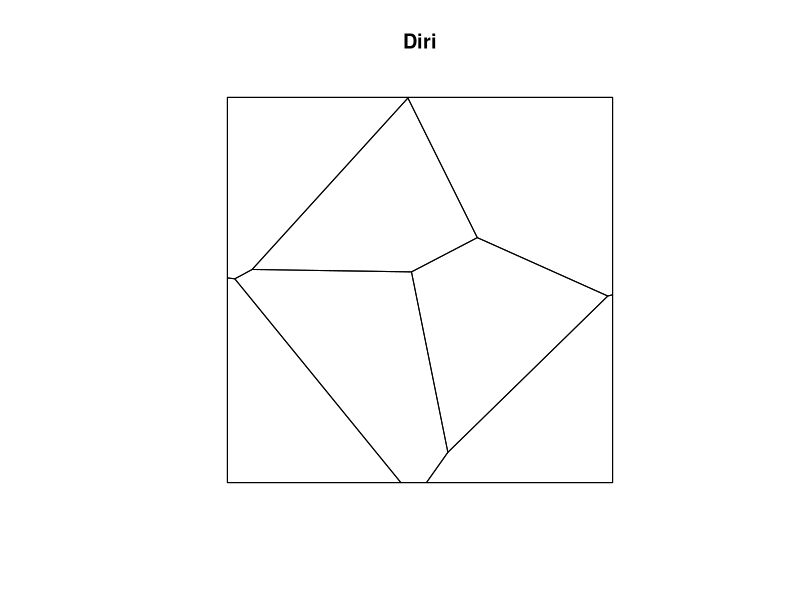
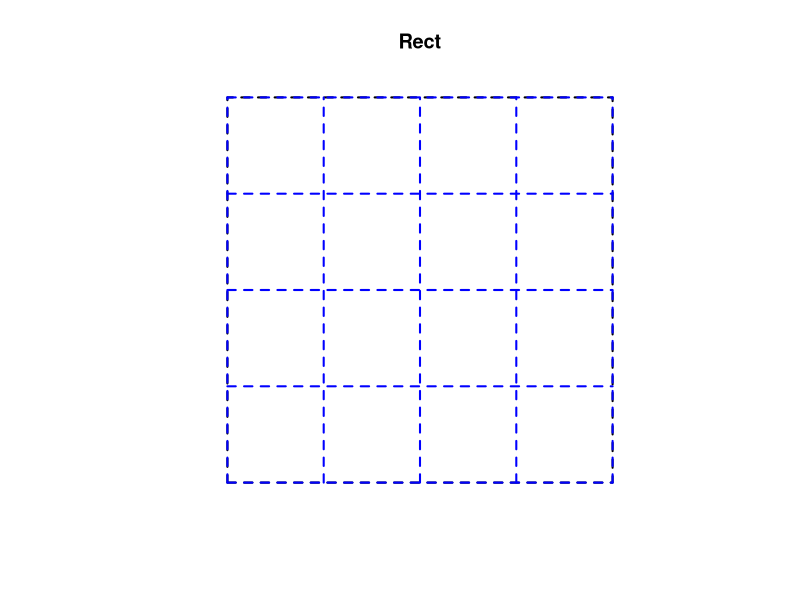
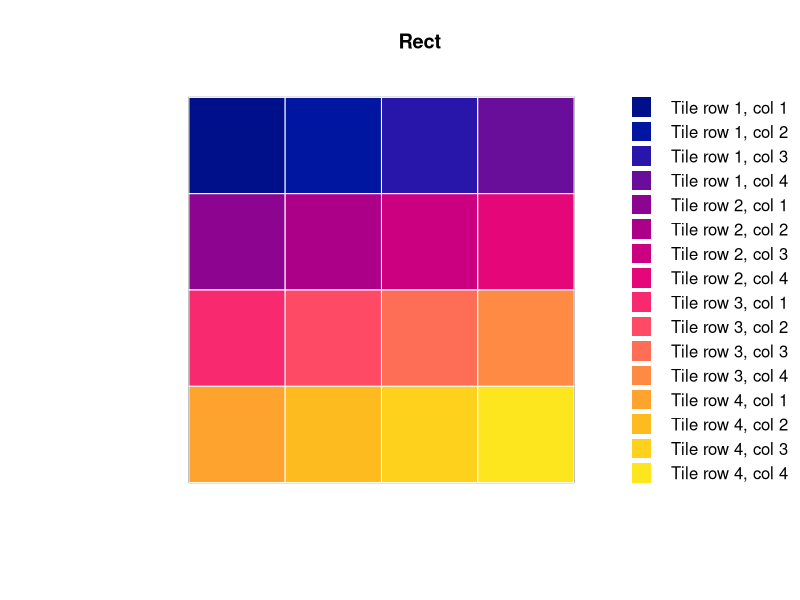
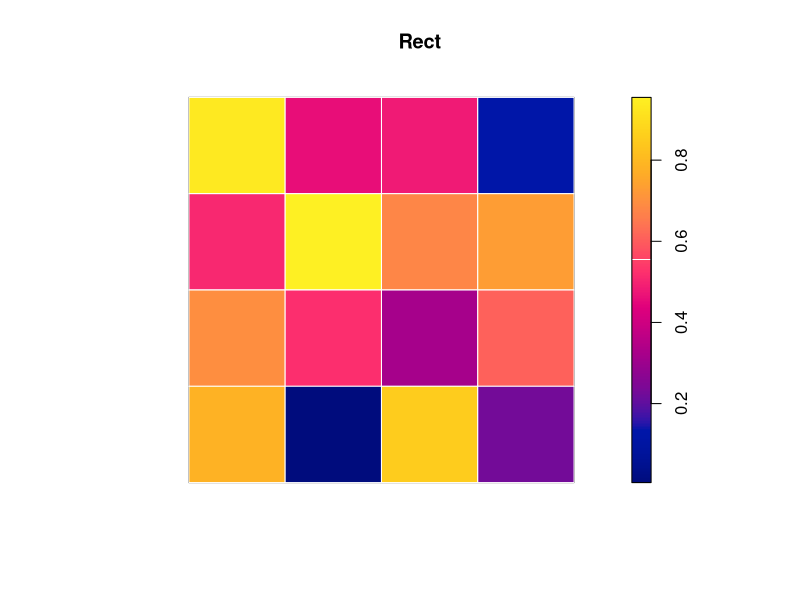
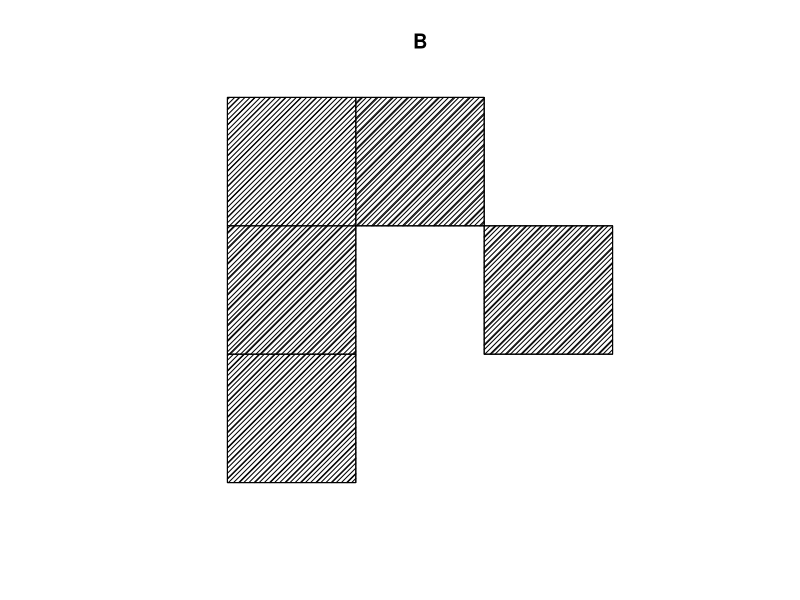
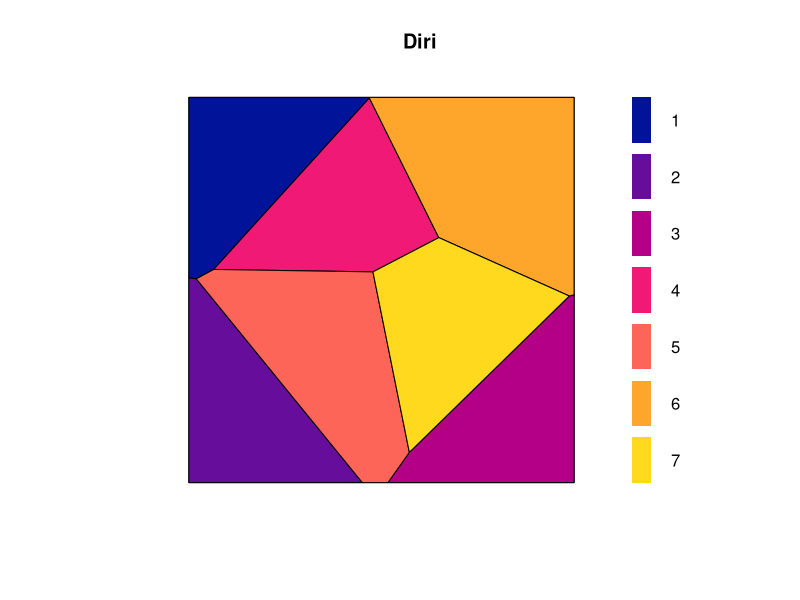
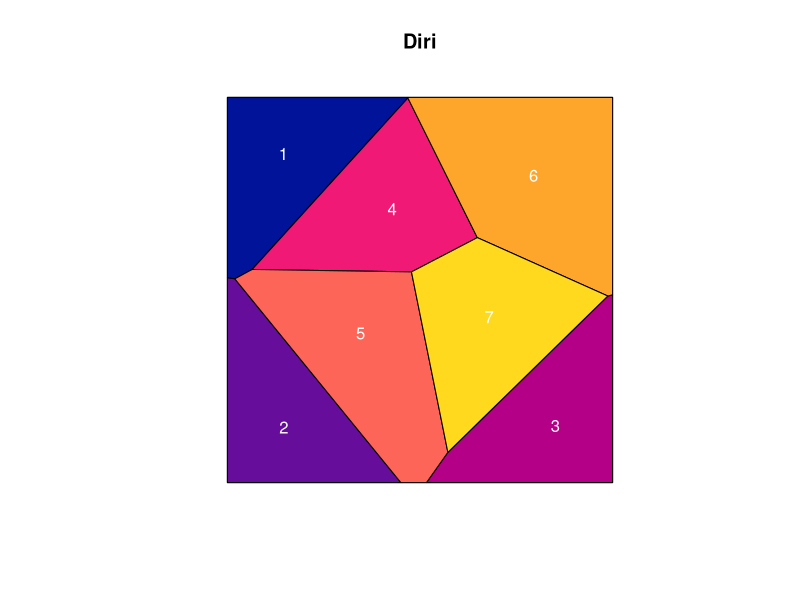
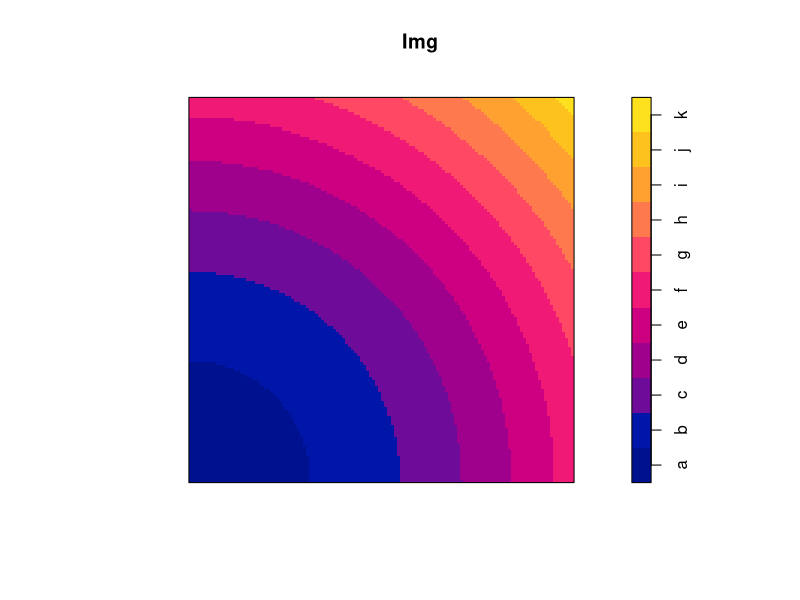

Write the R code that produced these figures, in order.
library(spatstat)


### Name: plot.tess
### Title: Plot a Tessellation
### Aliases: plot.tess
### Keywords: spatial hplot

### ** Examples

  Rect <- tess(xgrid=0:4,ygrid=0:4)
  Diri <- dirichlet(runifpoint(7))
  plot(Diri)
  plot(Rect, border="blue", lwd=2, lty=2)
  plot(Rect, do.col=TRUE, border="white")
  plot(Rect, do.col=TRUE, values=runif(16), border="white")
  B <- Rect[c(1, 2, 5, 7, 9)]
  plot(B, hatch=TRUE)
  plot(Diri, do.col=TRUE)
  plot(Diri, do.col=TRUE, do.labels=TRUE, labelargs=list(col="white"),
             ribbon=FALSE)
  v <- as.im(function(x,y){factor(round(5 * (x^2 + y^2)))}, W=owin())
  levels(v) <- letters[seq(length(levels(v)))]
  Img <- tess(image=v)
  plot(Img)
  plot(Img, col=rainbow(11), ribargs=list(las=1))
  a <- tile.areas(Diri)
  marks(Diri) <- data.frame(area=a, random=runif(7, max=max(a)))
  plot(Diri, do.col=TRUE, equal.ribbon=TRUE)
